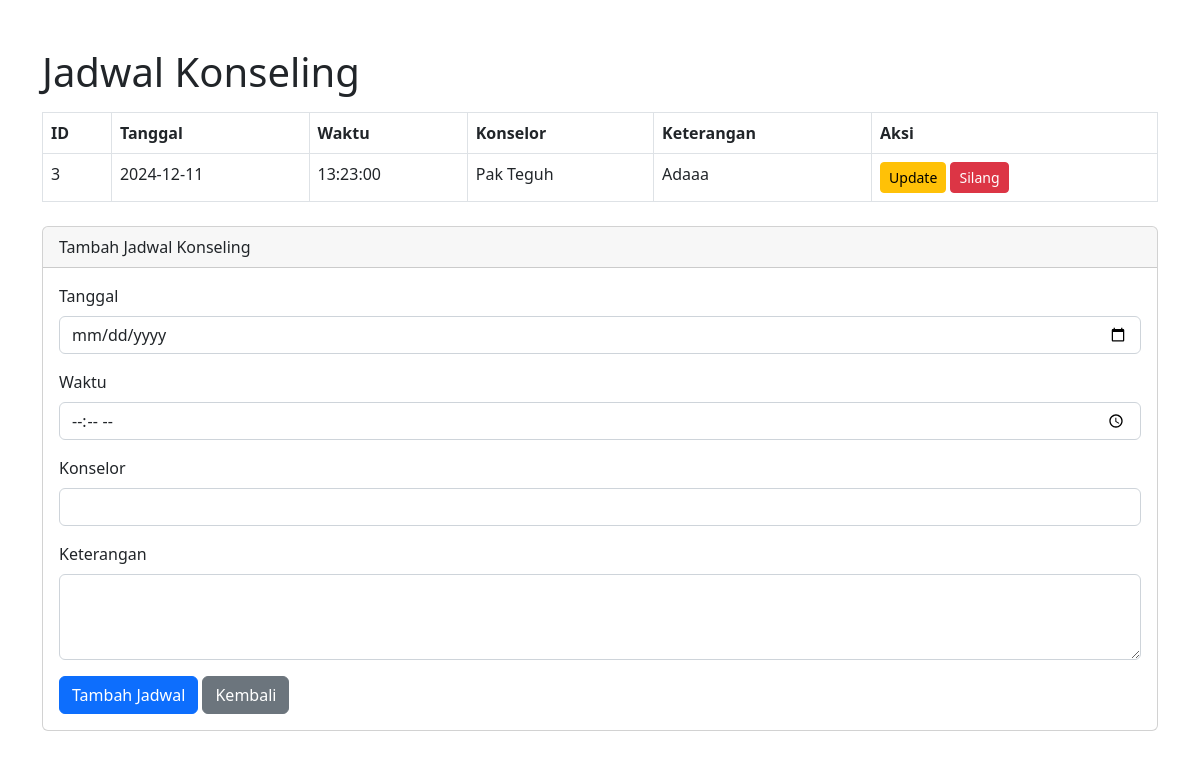
The page /sikmatu_antrean/jadwal.php (signed in) on the database its author committed.
### tables this page shows
CREATE TABLE `jadwal_konseling` (
  `id` int(11) NOT NULL,
  `tanggal` date NOT NULL,
  `waktu` time NOT NULL,
  `konselor` varchar(255) NOT NULL,
  `keterangan` text NOT NULL
);

### sikmatu_antrean/jadwal.php (the view, shortened to what this page needs)
<?php
require "../Sikmatu_LoginSign/koneksi.php";
$query = "SELECT * FROM jadwal_konseling";
$result = mysqli_query($conn, $query);
?>
<!DOCTYPE html>
<html lang="en">
<head>
    <link href="https://cdn.jsdelivr.net/npm/bootstrap@5.2.3/dist/css/bootstrap.min.css" rel="stylesheet">
</head>
<body>
    <div class="container mt-5">
        <h1>Jadwal Konseling</h1>
        <table class="table table-bordered mt-3">
            <thead>
                <tr>
                    <th>ID</th>
                    <th>Tanggal</th>
                    <th>Waktu</th>
                    <th>Konselor</th>
                    <th>Keterangan</th>
                    <th>Aksi</th>
                </tr>
            </thead>
            <tbody>
                <?php while ($row = mysqli_fetch_assoc($result)): ?>
                    <tr>
                        <td><?= $row['id']; ?></td>
                        <td><?= $row['tanggal']; ?></td>
                        <td><?= $row['waktu']; ?></td>
                        <td><?= $row['konselor']; ?></td>
                        <td><?= $row['keterangan']; ?></td>
                        <td>
                            <a href="edit_jadwal.php?id=<?= $row['id']; ?>" class="btn btn-warning btn-sm">Update</a>
                            <a href="hapus_jadwal.php?id=<?= $row['id']; ?>" class="btn btn-danger btn-sm"
                            onclick="return confirm('Yakin ingin menghapus jadwal ini?')">Silang</a>
                        </td>
                    </tr>
                <?php endwhile; ?>
            </tbody>
        </table>
        <div class="card mt-4">
            <div class="card-header">
                Tambah Jadwal Konseling
            </div>
            <div class="card-body">
                <form action="proses_tambah_jadwal.php" method="POST">
                    <div class="mb-3">
                        <label for="tanggal" class="form-label">Tanggal</label>
                        <input type="date" class="form-control" id="tanggal" name="tanggal" required>
                    </div>
                    <div class="mb-3">
                        <label for="waktu" class="form-label">Waktu</label>
                        <input type="time" class="form-control" id="waktu" name="waktu" required>
                    </div>
                    <div class="mb-3">
                        <label for="konselor" class="form-label">Konselor</label>
                        <input type="text" class="form-control" id="konselor" name="konselor" required>
                    </div>
                    <div class="mb-3">
                        <label for="keterangan" class="form-label">Keterangan</label>
                        <textarea class="form-control" id="keterangan" name="keterangan" rows="3" required></textarea>
                    </div>
                    <button type="submit" class="btn btn-primary">Tambah Jadwal</button>
                    <a href="home.php" class="btn btn-secondary ">Kembali</a>
                </form>
            </div>
        </div>
    </div>
</body>
</html>

### rows shown on the page
jadwal_konseling: id "3", tanggal "2024-12-11", waktu "13:23:00", konselor "Pak Teguh", keterangan "Adaaa"
